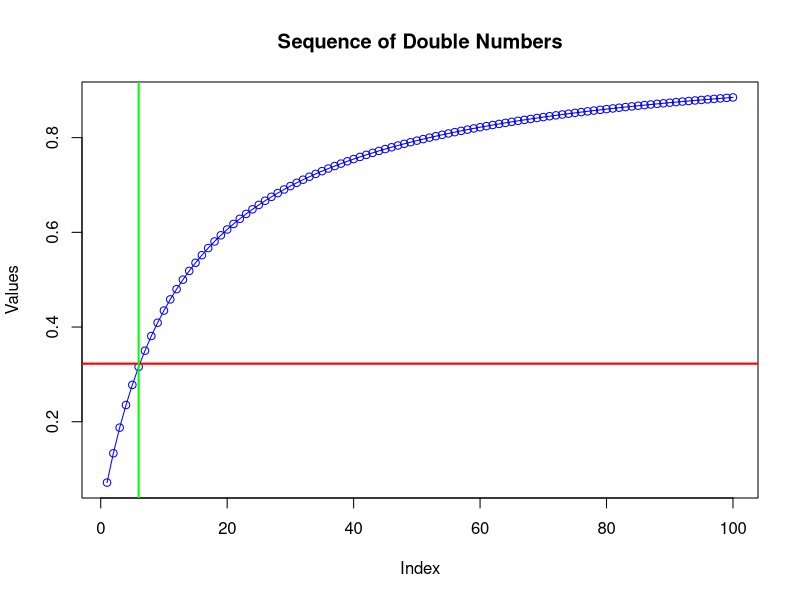

The R source for this figure:
## ---- chunk 1
knitr::opts_chunk$set(echo = TRUE)
setwd("/Users/felixzhao/Documents/@Study/STAT\ 452/STAT452/Assignments/2")
## ---- chunk 2
# Read in the ship damage dataset.
damage <- read.csv("Ship Damage.csv", header = TRUE)
# Extract numbers of damage incidents for ships of types A to C.
y.AC <- damage$DAMAGE[damage$TYPE %in% c("A", "B", "C")]
# Extract numbers of damage incidents for ships of types D and E. 
y.DE <- damage$DAMAGE[damage$TYPE %in% c("D", "E")]
## ---- chunk 3
calculate_posterior_mean <- function(b, n, prior_mean, sample_mean) {
  return (b/(b+n)) * prior_mean + (n/(b+n)) * sample_mean
}

calculate_95_CI <- function(a, b, sum, n) {
  qgamma(c(0.025, 0.975), a + sum, b + n)
}
## ---- chunk 4
y.AC.mean <- mean(y.AC)
y.AC.n <- length(y.AC)
y.AC.sum <- sum(y.AC)
y.AC.w <- 10
y.AC.prior_mean <- 11

y.DE.mean <- mean(y.DE)
y.DE.n <- length(y.DE)
y.DE.sum <- sum(y.DE)
y.DE.w <- 10
y.DE.prior_mean <- 7
## ---- chunk 5

# AC

y.AC.a <- 55/6
y.AC.b <- 5/6

print(paste("y.AC.a:", round(y.AC.a,4), "y.AC.b:", round(y.AC.b,4)))

## posterior mean of y.AC
print(paste("posterior mean of y.AC:", round(calculate_posterior_mean(y.AC.w, y.AC.n, y.AC.prior_mean, y.AC.mean),4)))

## 95% credible intervals for theta AC.
print(paste("95% credible intervals for theta AC:", round(calculate_95_CI(y.AC.a, y.AC.b, y.AC.sum, y.AC.n),4)))

# DE

y.DE.a <- 55/6
y.DE.b <- 5/6

print(paste("y.DE.a:", round(y.DE.a,4), "y.DE.b:", round(y.DE.b,4)))

## posterior mean of y.DE
print(paste("posterior mean of y.DE:", round(calculate_posterior_mean(y.DE.w, y.DE.n, y.DE.prior_mean, y.DE.mean),4)))

## 95% credible intervals for theta DE.
print(paste("95% credible intervals for theta DE:", round(calculate_95_CI(y.DE.a, y.DE.b, y.DE.sum, y.DE.n),4)))

## ---- chunk 6

q2c.w <- seq(1, 100)

q2c.a <- 15*q2c.w
q2c.b <- q2c.w
q2c.theta_0 <- q2c.a / q2c.b 

q2c.n <- length(y.DE)
q2c.y_mean <- mean(y.DE)



posterior_mean <- calculate_posterior_mean(q2c.b, q2c.n, q2c.theta_0, q2c.y_mean)
print(posterior_mean)

plot(posterior_mean, type = 'o', col = 'blue', xlab = 'Index', ylab = 'Values', main = 'Sequence of Double Numbers')

abline(h = 0.3226, col = 'red', lwd = 2)

# Draw a vertical line at x = 6
abline(v = 6, col = 'green', lwd = 2) # Using green color for distinction

## ---- chunk 7
print("posterior expected value of θ_DE to be close to that of θ_AC, when w = 6.")
